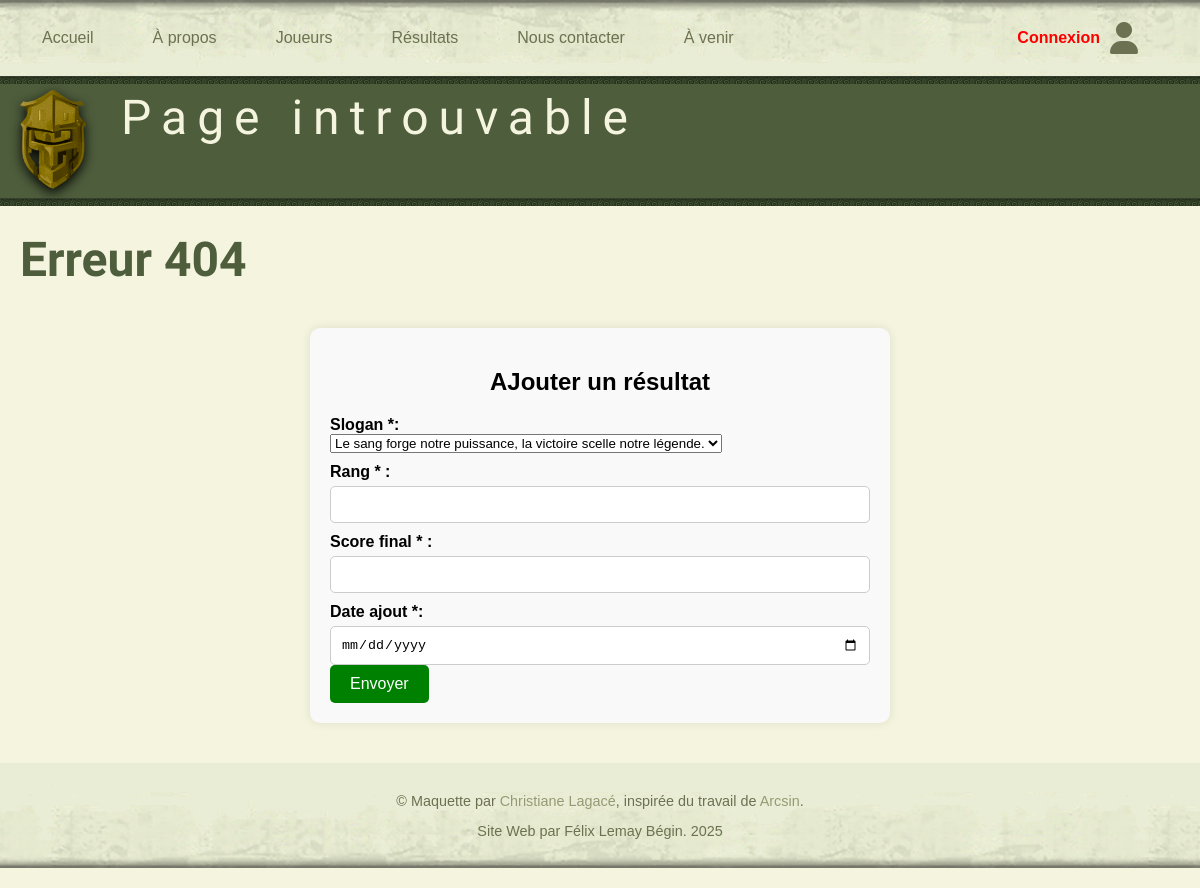
The page /formulaire-resultat.php on the database as committed earlier.
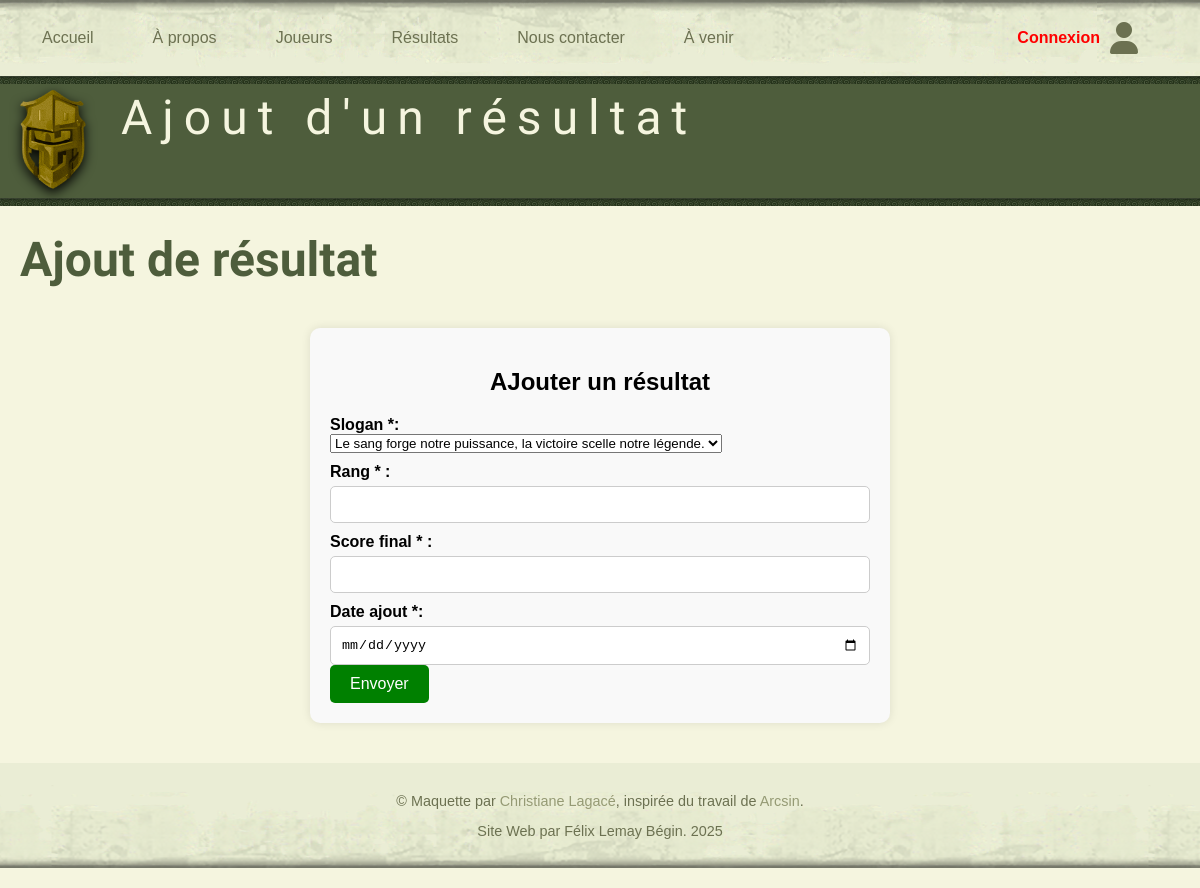
The same page on the database as committed later.
### tables this page shows
CREATE TABLE `pages` (
  `id` int NOT NULL,
  `url` varchar(255) NOT NULL,
  `titre` varchar(60) NOT NULL,
  `description` varchar(150) NOT NULL,
  `h1` varchar(100) NOT NULL,
  `accroche` varchar(255) DEFAULT NULL,
  `public` tinyint(1) NOT NULL,
  `texte` longtext NOT NULL,
  `modification` datetime NOT NULL
);

### include/configuration.inc (called while the page is built, shortened)
<?php
    try {
        $mysqli = new mysqli("127.0.0.1", "root", "mysql", "lanparty_felixlemaybegin");
    } catch (Exception $e) {
        die('Erreur de connexion à la base de données.');
    }
    $mysqli->set_charset("utf8mb4");
    $nomPage = basename($_SERVER['SCRIPT_NAME']);
    $requete = "SELECT titre, description, h1, texte FROM pages WHERE url = ?";
    if ($stmt = $mysqli->prepare($requete)) {
        $stmt->bind_param("s", $nomPage);
        $stmt->execute();
        $stmt->bind_result($titre, $description, $h1, $texte);
        if (!$stmt->fetch()) {
            $titre = "Page introuvable";
            $h1 = "Erreur 404";
        }
    } else {
        die("Erreur SQL : " . $mysqli->error);
    }

### formulaire-resultat.php (the view, shortened to what this page needs)
<?php
    require ('include/configuration.inc');
    require ('include/entete.inc');
    $requete = "SELECT id, slogan FROM equipes";
    $resultat = $mysqli->query($requete);
?>
    <form id="contactForm" method="post" action="ajouter-resultat.php">
        <h2 style="text-align: center;">AJouter un résultat</h2>
        <label for="equipe">Slogan *:</label>
        <select name="equipe" id="equipe">
            <?php while ($equipe = $resultat->fetch_assoc()) : ?>
                <option value="<?= htmlspecialchars($equipe['id'])?>">
                    <?=htmlspecialchars($equipe['slogan']) ?>
                </option>
            <?php endwhile; ?>
        </select>
        <label for="rang">Rang * :</label>
        <input type="text" id="rang" name="rang">
        <label for="scoreFinal">Score final * :</label>
        <input type="text" id="scoreFinal" name="scoreFinal" maxlength="100">
        <label for="dateAjout">Date ajout *:</label>
        <input type="date" id="dateAjout" name="dateAjout">
        <button name="boutton-soumission" class="boutton-style" type="submit">Envoyer</button>
    </form>
<?php
    require ('include/pied-page.inc');
?>

### include/entete.inc (shortened to what this page needs)
<?php
    echo "<!DOCTYPE html>";
    echo "<html lang='fr-CA'>";
    echo "<head>";
    echo "    <link rel='stylesheet' href='css/style.css'>";
    echo "    <link rel='stylesheet' href='css/mes-styles.css'>";
    echo "</head>";
    echo "<nav>";
    echo "  <div class='nav-container'>";
    echo "    <div class='nav-gauche'>";
    echo "      <a href='index.php'>Accueil</a>";
    echo "      <a href='a-propos.php'>À propos</a>";
    echo "      <a href='joueurs.php'>Joueurs</a>";
    echo "      <a href='resultats.php'>Résultats</a>";
    echo "      <a href='formulaire-contact.php'>Nous contacter</a>";
    echo "      <a href='a-venir.php'>À venir</a>";
    echo "    </div>";
    echo "    <div class='nav-droite'>";
    if (isset($_SESSION['usager'])) {
        echo '<a href="deconnecter.php" class="icone-auth" title="Déconnexion">';
        echo '<i class="fas fa-sign-out-alt"></i>';
        echo '</a>';
    } else {
        echo '<a href="formulaire-authentification.php" class="icone-auth" title="Connexion">';
        echo '<span class="texte-auth">Connexion</span> <i class="fas fa-user"></i>';
        echo '</a>';
    }
    echo "    </div>";
    echo "  </div>";
    echo "</nav>";
    echo "<div class='separation'></div>";
    echo "<header>";
    echo "    <div class='logo-text container'>";
    echo "        <div class='logo'><img src='medias/commun/logoLanParty.png'></div>";
    echo "        <div>";
    echo "            <div class= title>$titre</div>";
    echo "        </div>";
    echo "    </div>";
    echo "</header>";
    echo "<div class='separation'></div>";
    echo "<div id='main'>";
    echo "    <div class='container'>";
    echo "        <h1>$h1</h1>";
    echo "        <div class='items'>";
    echo "<body>";

Rows that differ between the two databases and show on the page:
added pages: titre "Ajout d'un résultat", h1 "Ajout de résultat"
Other text that changed with them:
$titre: "Page introuvable" → (not shown)
$h1: "Erreur 404" → (not shown)
